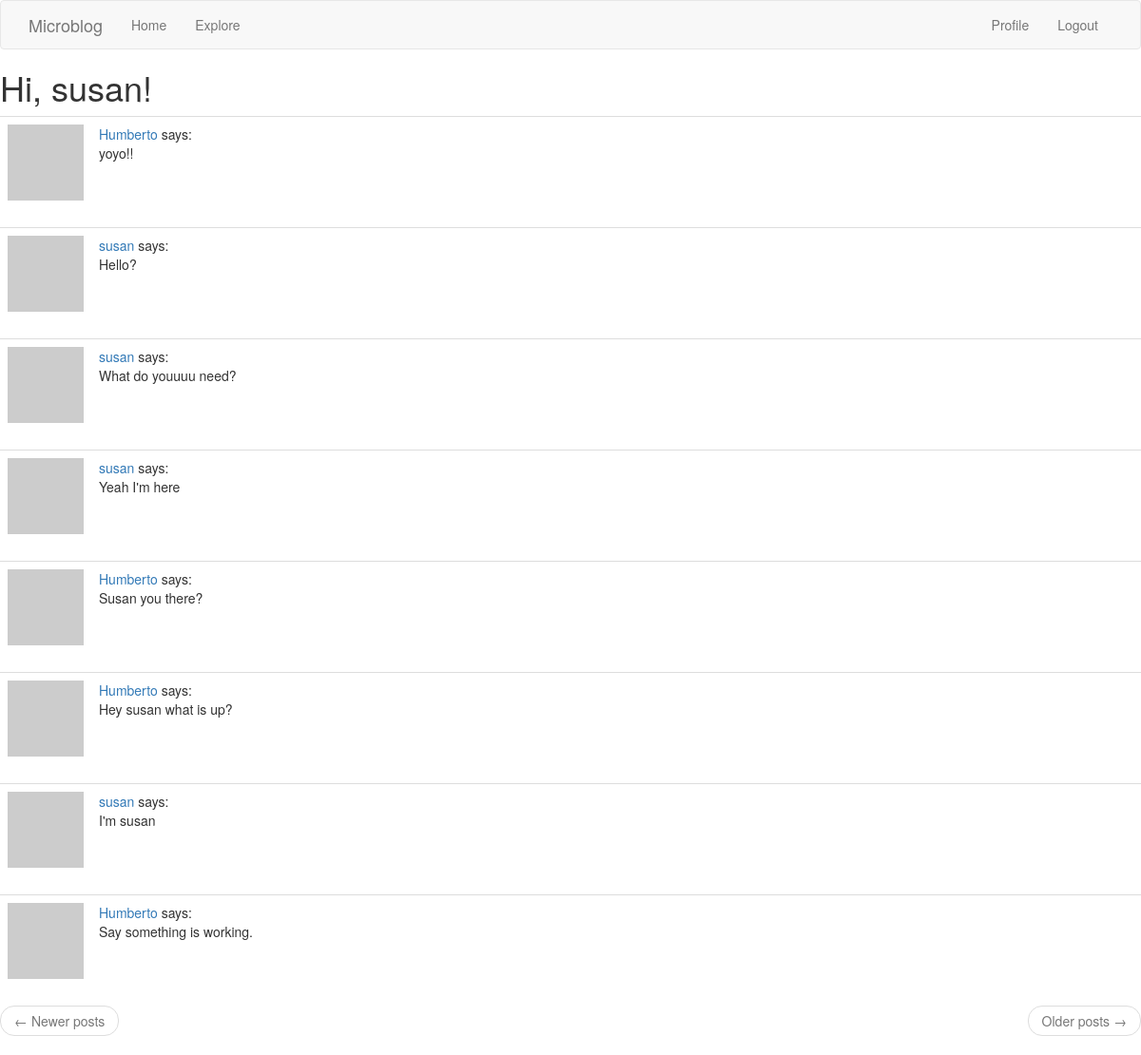
Page /explore (signed in) on the committed database.
### app/models.py (models this page shows, shortened)
class User(UserMixin, db.Model):
    id = db.Column(db.Integer, primary_key=True)
    username = db.Column(db.String(64), index=True, unique=True)
    email = db.Column(db.String(120), index=True, unique=True)
    password_hash = db.Column(db.String(128))
    posts = db.relationship('Post', backref='author', lazy='dynamic')
    about_me = db.Column(db.String(140))
    last_seen = db.Column(db.DateTime, default=datetime.utcnow)
    followed = db.relationship(
        'User', secondary=followers,
        primaryjoin=(followers.c.follower_id == id),
        secondaryjoin=(followers.c.followed_id == id),
        backref=db.backref('followers', lazy='dynamic'), lazy='dynamic')
    def avatar(self, size):
        digest = md5(self.email.lower().encode('utf-8')).hexdigest()
        return 'https://www.gravatar.com/avatar/{}?d=identicon&s={}'.format(
            digest, size)

class Post(db.Model):
    id = db.Column(db.Integer, primary_key=True)
    body = db.Column(db.String(140))
    timestamp = db.Column(db.DateTime, index=True, default=datetime.utcnow)
    user_id = db.Column(db.Integer, db.ForeignKey('user.id'))

### app/routes.py (the view)
@app.route('/explore')
@login_required
def explore():
    page = request.args.get('page', 1, type=int)
    posts = Post.query.order_by(Post.timestamp.desc()).paginate(
        page, app.config['POSTS_PER_PAGE'], False)
    next_url = url_for('explore', page=posts.next_num) \
        if posts.has_next else None
    prev_url = url_for('explore', page=posts.prev_num) \
        if posts.has_prev else None
    return render_template("index.html", title='Explore', posts=posts.items,next_url=next_url, prev_url=prev_url)

### app/models.py (called while the page is built)
@login.user_loader
def load_user(id):
    return User.query.get(int(id))

### app/routes.py (called while the page is built)
@app.before_request
def before_request():
    if current_user.is_authenticated:
        current_user.last_seen = datetime.utcnow()
        db.session.commit()

### app/templates/index.html (shortened to what this page needs)
{% extends "base.html" %}
{% block content %}
    <h1>Hi, {{ current_user.username }}!</h1>
    {% for post in posts %}
        {% include '_post.html' %}
    {% endfor %}
    <nav aria-label="...">
        <ul class="pager">
            <li class="previous{% if not prev_url %} disabled{% endif %}">
                <a href="{{ prev_url or '#' }}">
                    <span aria-hidden="true">&larr;</span> Newer posts
                </a>
            </li>
            <li class="next{% if not next_url %} disabled{% endif %}">
                <a href="{{ next_url or '#' }}">
                    Older posts <span aria-hidden="true">&rarr;</span>
                </a>
            </li>
        </ul>
    </nav>
{% endblock %}

### app/templates/_post.html
<table class="table table-hover">
    <tr>
        <td width="70px">
            <a href="{{ url_for('user', username=post.author.username) }}">
                <img src="{{ post.author.avatar(70) }}" />
            </a>
        </td>
        <td>
            <a href="{{ url_for('user', username=post.author.username) }}">
                {{ post.author.username }}
            </a>
            says:
            <br>
            {{ post.body }}
        </td>
    </tr>
</table>

### rows in the picture
User: username "susan"
Post: author.username "Humberto", body "yoyo!!"
Post: author.username "susan", body "Hello?"
Post: author.username "susan", body "What do youuuu need?"
Post: author.username "susan", body "Yeah I'm here"
Post: author.username "Humberto", body "Susan you there?"
Post: author.username "Humberto", body "Hey susan what is up?"
Post: author.username "susan", body "I'm susan"
Post: author.username "Humberto", body "Say something is working."
